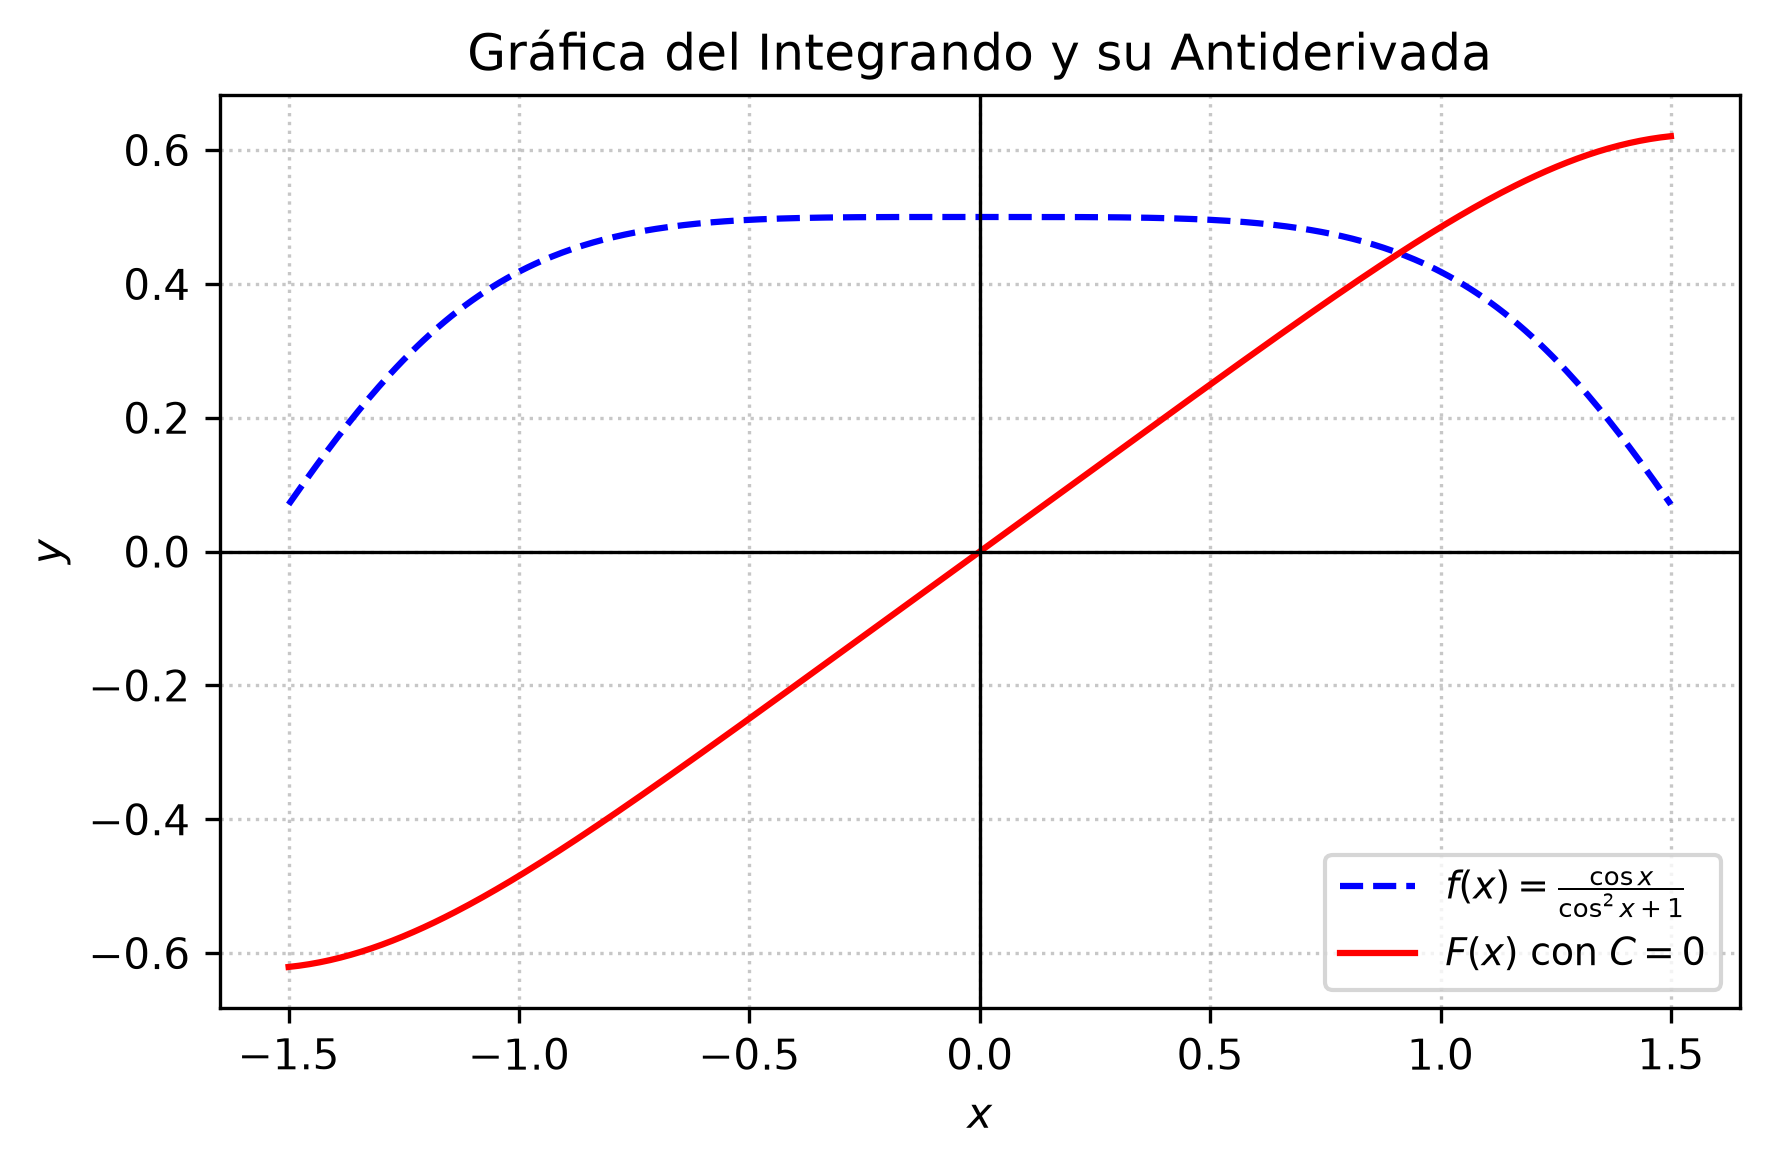

The script that saved this image:
import matplotlib
matplotlib.use('Agg')
import numpy as np
import matplotlib.pyplot as plt

# Definir el dominio de la función, evitando las asíntotas donde sin(x) = sqrt(2) (lo cual no ocurre en los reales)
x = np.linspace(-1.5, 1.5, 400)

# Función integrando f(x)
f = np.cos(x) / (np.cos(x)**2 + 1)

# Antiderivada F(x) con C = 0
F = (np.sqrt(2) / 4) * np.log(np.abs((np.sqrt(2) + np.sin(x)) / (np.sqrt(2) - np.sin(x))))

plt.figure(figsize=(6, 4))
plt.plot(x, f, label=r'$f(x) = \frac{\cos x}{\cos^2 x + 1}$', color='blue', linestyle='--')
plt.plot(x, F, label=r'$F(x)$ con $C=0$', color='red')

plt.title('Gráfica del Integrando y su Antiderivada')
plt.xlabel('$x$')
plt.ylabel('$y$')
plt.axhline(0, color='black', linewidth=0.8, linestyle='-')
plt.axvline(0, color='black', linewidth=0.8, linestyle='-')
plt.grid(True, linestyle=':', alpha=0.7)
plt.legend(loc='best', fontsize=9)
plt.tight_layout()
plt.savefig(r'semana_04/graficas/SEM04_P21_grafica.png', dpi=300, bbox_inches='tight')
plt.close()
